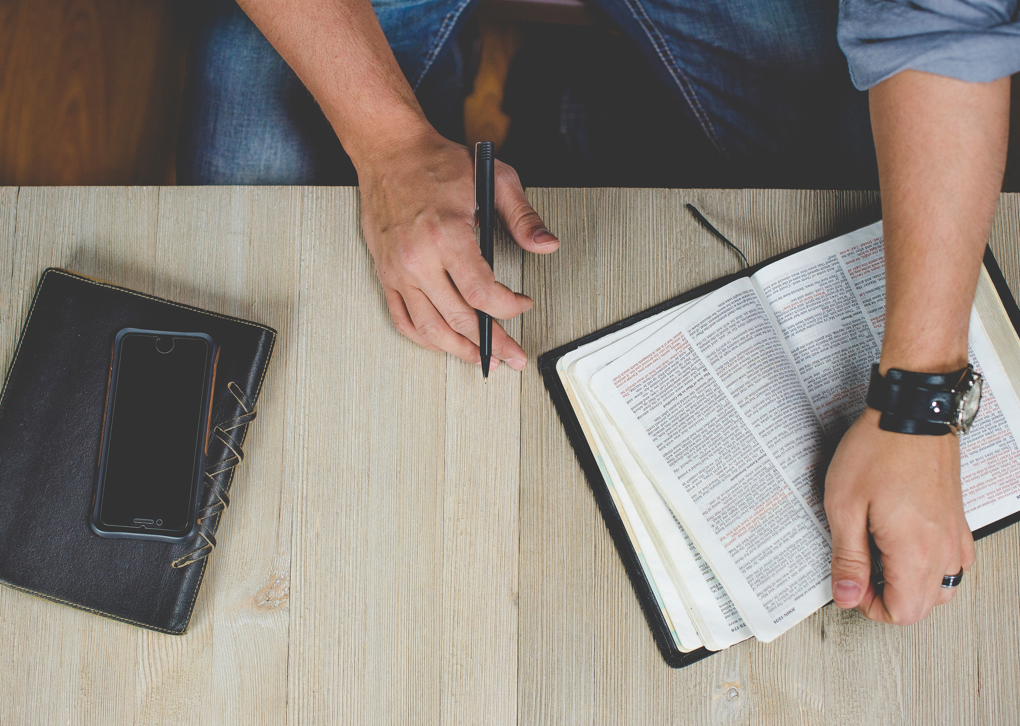
#> input picture 30980-02/chp4/data/0678.png, 1020 x 726 px
$ python calc_hist_mask.py
#> lines starting #> are read from the running program, lines starting #| are printed output that depends on the picture
import numpy as np
import cv2
import matplotlib.pyplot as plt

# 直接以灰度图的方式读入
img = cv2.imread("data/0678.png", 0)
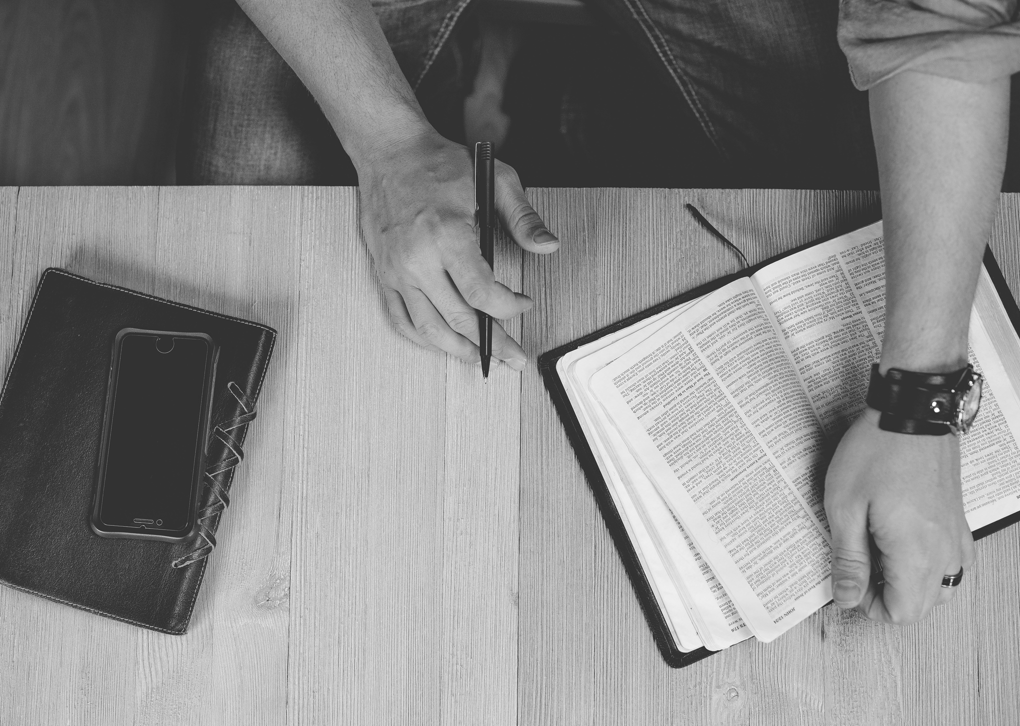
#> img: shape (726, 1020); min 41, max 255, mean 136.3

# 创建蒙版
mask = np.zeros(img.shape[:2], np.uint8)
mask[200:600, 400:1000] = 1

# 掩膜
mask_img = cv2.bitwise_and(img, img, mask=mask)
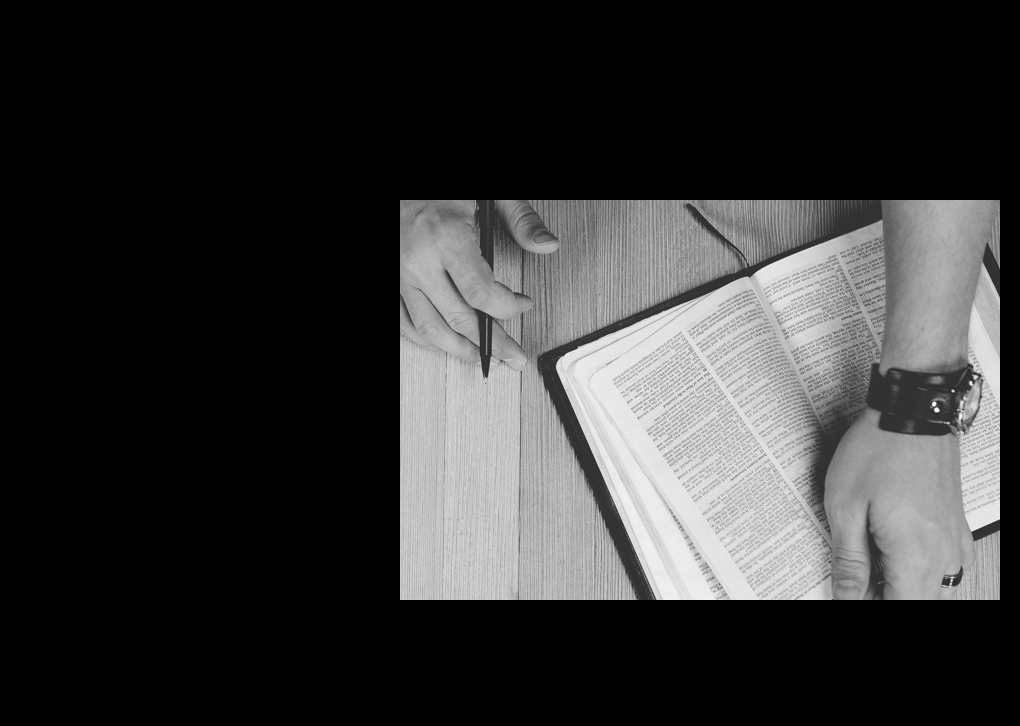
#> mask_img: shape (726, 1020); min 0, max 255, mean 53.2

# 统计掩膜后图像的灰度图
mask_histr = cv2.calcHist([img], [0], mask, [256], [0, 256])
#> mask_histr = 256 values, max 6583 at index 50, min 0 at index 0, mean 937.5

# 解决plt 中文显示问题
plt.rcParams['font.sans-serif'] = ['SimHei']
plt.rcParams['font.size'] = 30
# 全局设置输出图片大小 1920 x 1080 像素
plt.rcParams['figure.figsize'] = (19.2, 10.8)
imgs = [img, mask, mask_img]
titles = ["原始图像", "掩膜", "掩膜图像", "直方图"]

for i in range(3):
    img0 = plt.subplot(2, 2, i + 1)
    img0.set_title(titles[i])
    plt.imshow(imgs[i], cmap="gray")
    plt.xticks([])
    plt.yticks([])
img4 = plt.subplot(2, 2, 4)
img4.set_title(titles[3])
plt.plot(mask_histr)
plt.xticks([])
plt.yticks([])
plt.tight_layout()
plt.show()
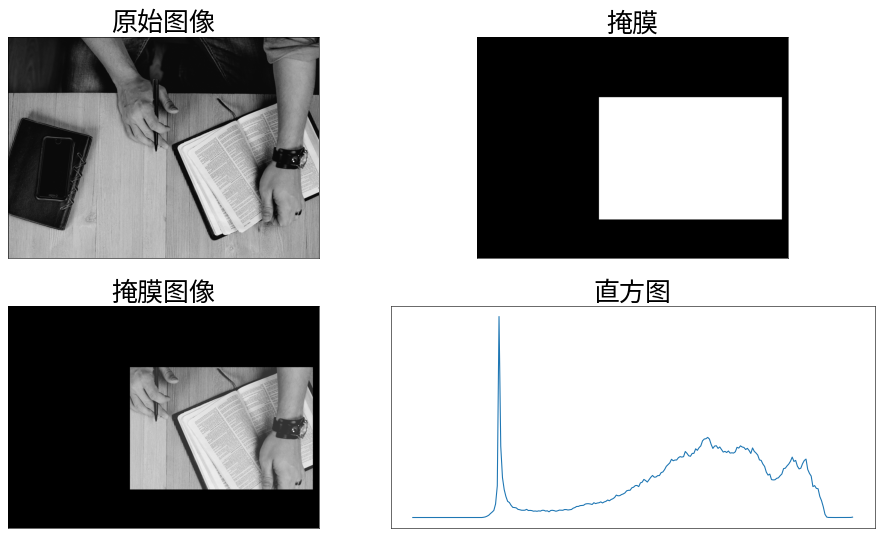
#> figure drawn by matplotlib, 4 panels

$ run again, with 30980-02/chp4/data/0179.png copied over 30980-02/chp4/data/0678.png
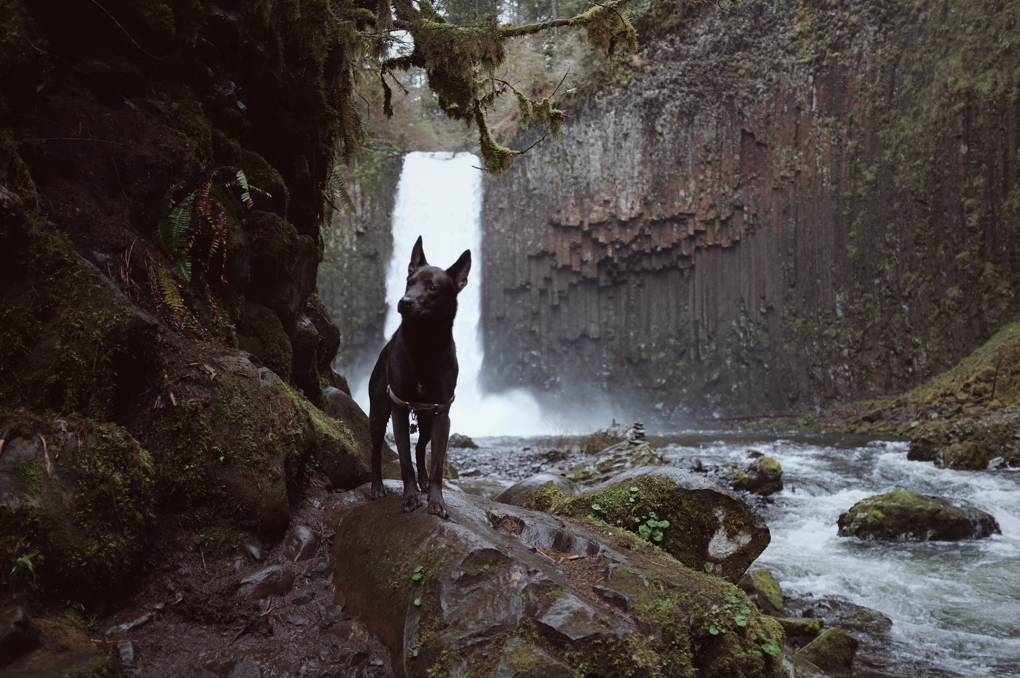
#> input picture 30980-02/chp4/data/0179.png, 1020 x 678 px
#> `mask_img = cv2.bitwise_and(img, img, mask=mask)`:
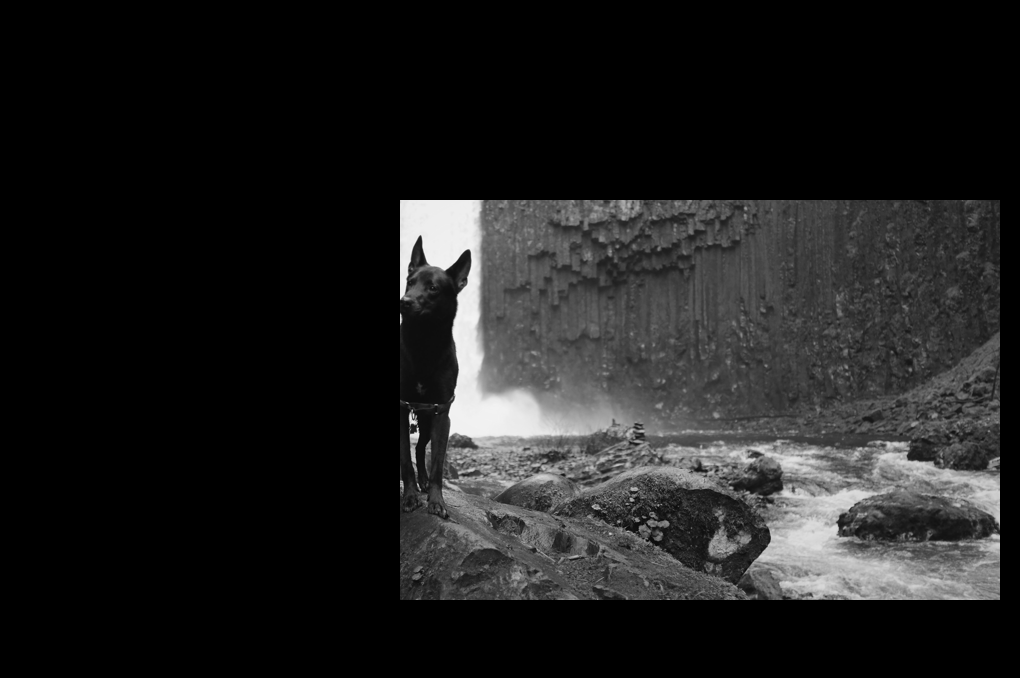
#> mask_img: shape (678, 1020); min 0, max 247, mean 31.2
#> mask_histr = 256 values, max 3175 at index 66, min 0 at index 0, mean 937.5
#> `plt.show()`:
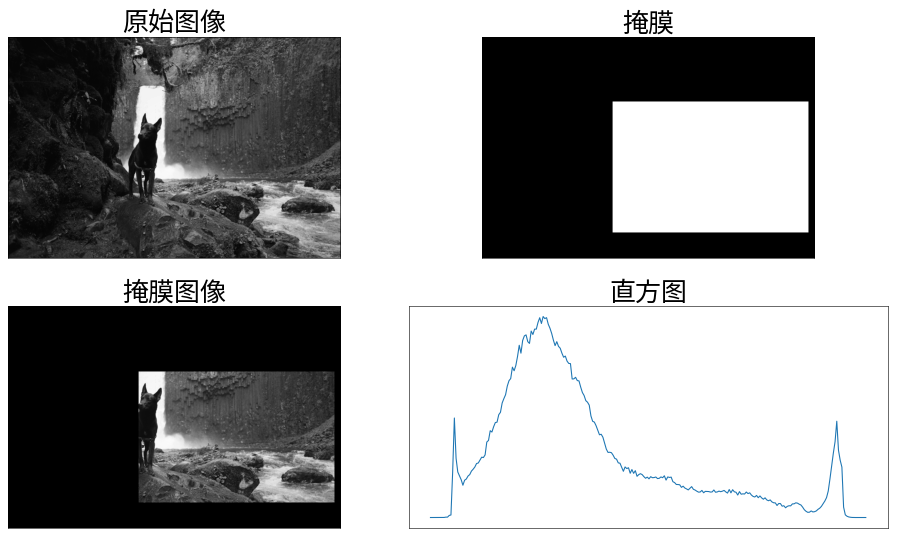
#> figure drawn by matplotlib, 4 panels
